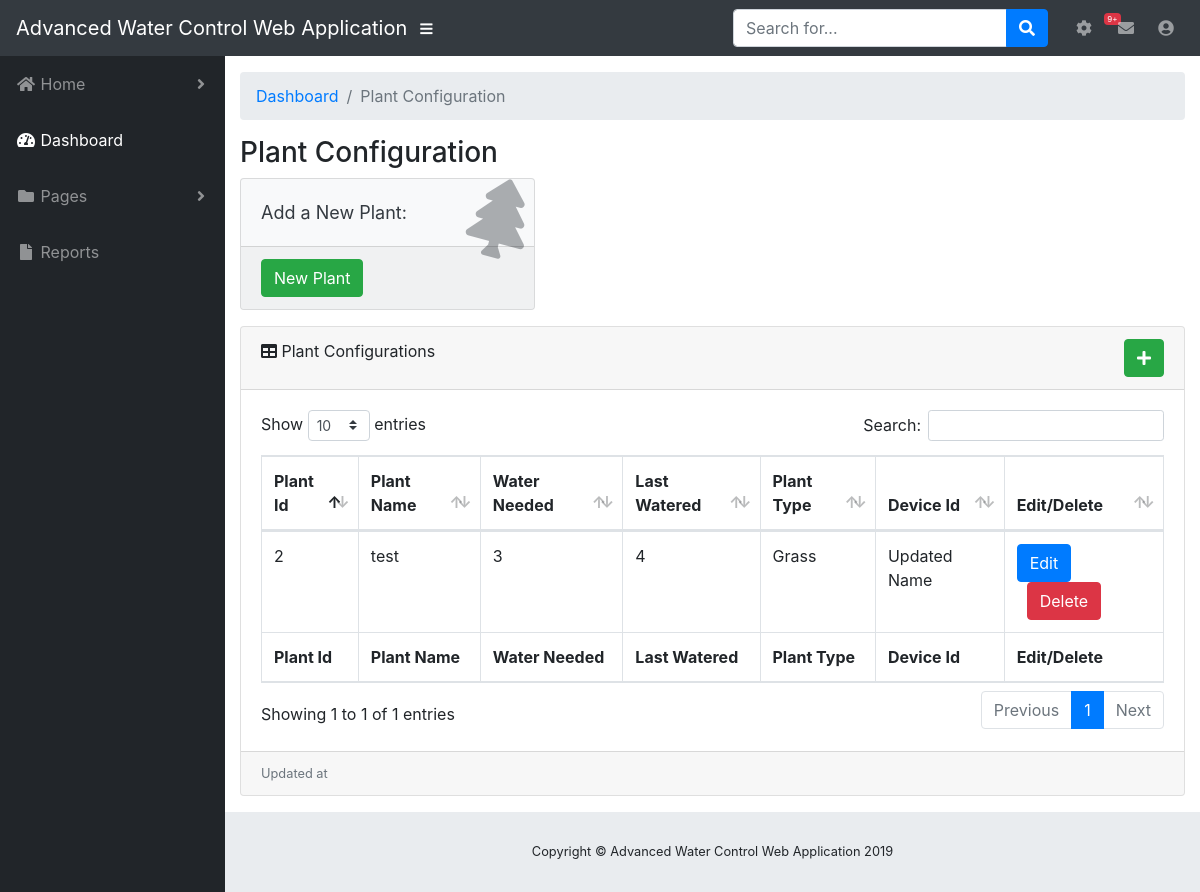
The page /plant_configuration on the database as committed earlier.
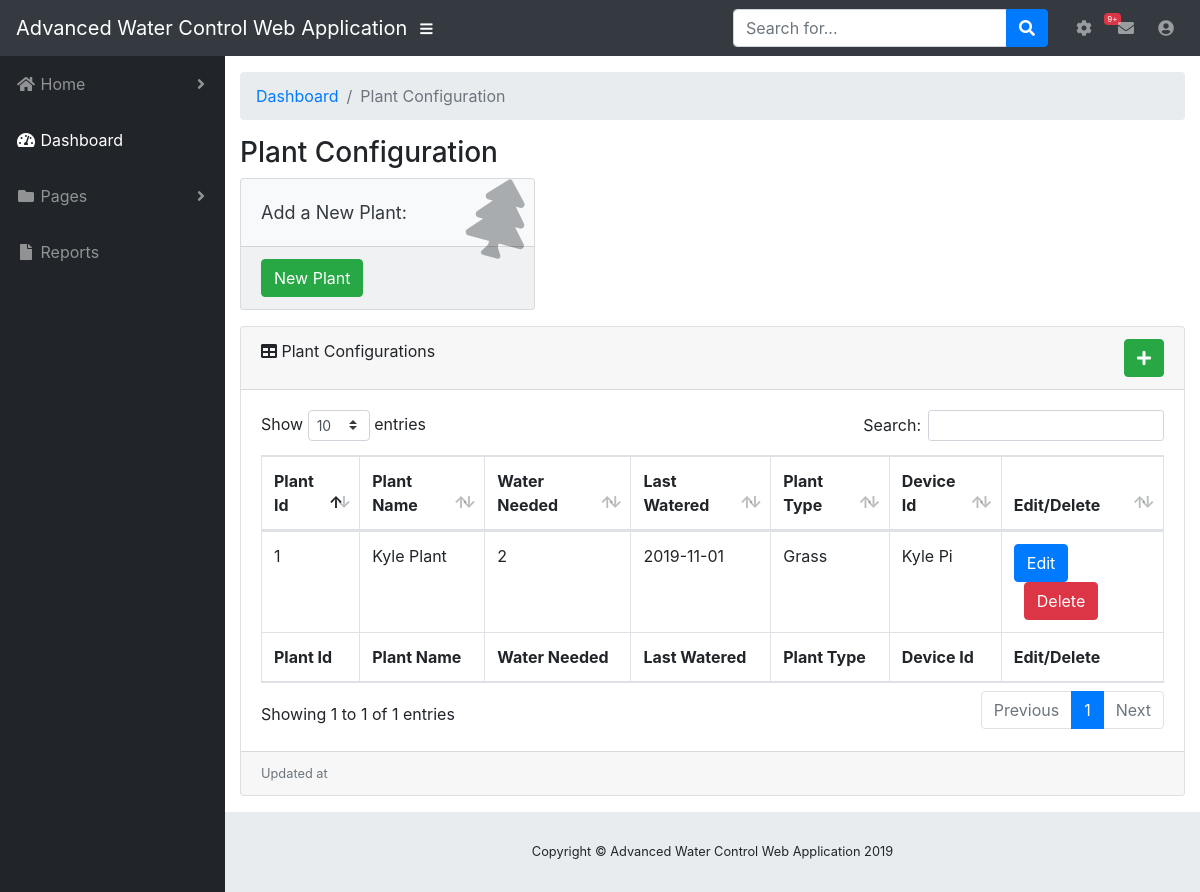
The same page on the database as committed later.
### db_setup.py (models this page shows, shortened)
class Plant(Base):
    __tablename__ = "plants"
    id = Column(Integer, unique=True, primary_key=True)
    name = Column(String(250), nullable=False)
    water_needed = Column(String(250), nullable=False)
    last_watered = Column(String(250))
    plant_type = Column(String(250), nullable=False)
    device_id = Column(Integer, ForeignKey("devices.id"))
    device = relationship("Device", backref=backref(
        "plants", order_by=id), lazy=True)

### main.py (the view)
@app.route('/plant_configuration')
def plant_configuration():
    plants = session.query(Plant).all()
    return render_template('plants/plantConfiguration.html', plants=plants)

### templates/plants/plantConfiguration.html
{% extends "layout.html" %}
{% block body %}
    <div id="content-wrapper">
      <div class="container-fluid">
        <ol class="breadcrumb">
          <li class="breadcrumb-item">
            <a href="{{ url_for('home') }}">Dashboard</a>
          </li>
          <li class="breadcrumb-item active">Plant Configuration</li>
        </ol>
        <h3 >Plant Configuration</h3>
      <div class="row">
          <div class="col-xl-4 col-sm-6 mb-3">
            <div class="card text-dark bg-light o-hidden h-100">
              <div class="card-body">
                <div class="card-body-icon">
                  <i class="fas fa-fw fa-tree"></i>
                </div>
                <div style="font-size: large">Add a New Plant:</div>
              </div>
              <div class="card-footer text-dark clearfix small z-1">
                    <a href="{{ url_for('newPlant') }}" style="color:white; text-decoration:none"> <button class="btn btn-success" >New Plant</button></a>
              </div>
            </div>
        </div>
      </div>
        <div class="card mb-3">
          <div class="card-header">
            <i class="fas fa-table"></i>
                Plant Configurations
              <a href="{{ url_for('newPlant') }}" style="float:right; color:white; text-decoration:none"> <button class="btn btn-success" ><i class="fas fa-plus"></i></button></a>
          </div>
          <div class="card-body">
            <div class="table-responsive">
              <table class="table table-bordered" id="dataTable" width="100%" cellspacing="0">
                <thead>
                  <tr>
                    <th>Plant Id</th>
                    <th>Plant Name</th>
                    <th>Water Needed</th>
                    <th>Last Watered</th>
                    <th>Plant Type</th>
                    <th>Device Id</th>
                    <th>Edit/Delete</th>
                  </tr>
                </thead>
                <tfoot>
                  <tr>
                    <th>Plant Id</th>
                    <th>Plant Name</th>
                    <th>Water Needed</th>
                    <th>Last Watered</th>
                    <th>Plant Type</th>
                    <th>Device Id</th>
                    <th>Edit/Delete</th>
                  </tr>
                </tfoot>
                <tbody>
                     {% for plant in plants %}
                      <tr>
                        <td>{{plant.id}}</td>
                        <td>{{plant.name}}</td>
                        <td>{{plant.water_needed}}</td>
                        <td>{{plant.last_watered}}</td>
                        <td>{{plant.plant_type}}</td>
                        <td>{{plant.device_id}}</td>
                        <td>
                            <a href="{{url_for('editPlant', plant_id = plant.id )}}"><button class="btn btn-primary">Edit</button></a>
                            <a href="{{url_for('deletePlant', plant_id = plant.id )}}" style="margin-left: 10px;"><button class="btn btn-danger">Delete</button></a>
                        </td>
                      </tr>
                     {% endfor %}
                 </tbody>
              </table>
            </div>
          </div>
          <div class="card-footer small text-muted">Updated at {{time}}</div>
        </div>
      </div>
      <footer class="sticky-footer">
        <div class="container my-auto">
          <div class="copyright text-center my-auto">
            <span>Copyright © Advanced Water Control Web Application 2019</span>
          </div>
        </div>
      </footer>
    </div>
{% endblock %}

Rows that differ between the two databases and show on the page:
removed Plant: id "2", name "test", water_needed "3", last_watered "4", plant_type "Grass", device_id "Updated Name"
added Plant: id "1", name "Kyle Plant", water_needed "2", last_watered "2019-11-01", plant_type "Grass", device_id "Kyle Pi"
